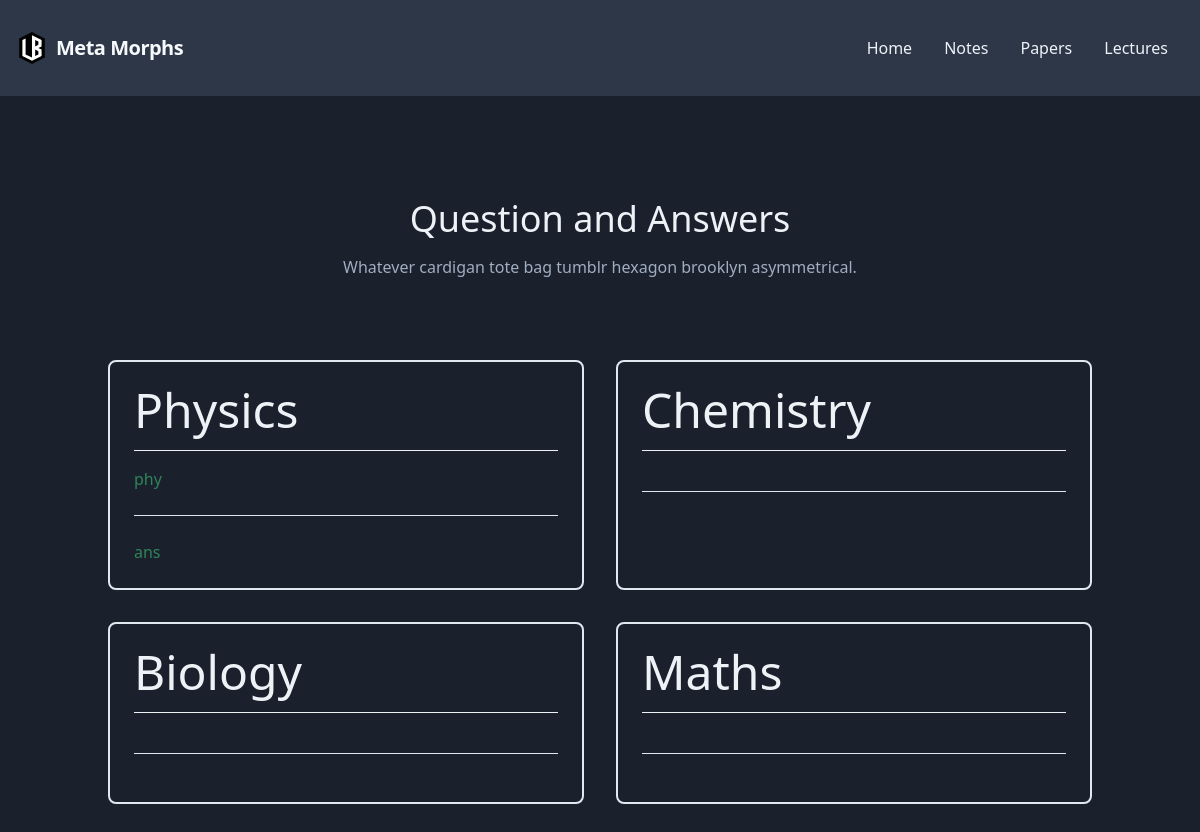
Screenshot of /papers/7/ with the database file from the repository.
### pervez/models.py (models this page shows, shortened)
class Subject(models.Model):
    sub_type = models.CharField(max_length=100, null=True, blank=True)
    def __str__(self):
        return self.sub_type

class QuestionAnswer(models.Model):
    clss = models.ForeignKey(Cls, on_delete=models.CASCADE)
    sub = models.ForeignKey(Subject, null=True, on_delete=models.CASCADE)
    question_desc = models.CharField(max_length=200, null=True)
    question = models.FileField(null=True, blank=True)
    answer_desc = models.CharField(max_length=200, null=True, blank=True)
    answers = models.FileField(null=True, blank=True)

### pervez/views.py (the view)
# urls.py: path('papers/<int:cls>/', auth_views.question_answers, name='q-n-a'),
def question_answers(request, cls):
    cl = Cls.objects.get(clss=cls)
    subjects = Subject.objects.all()
    questionsanswers = QuestionAnswer.objects.all()
    context = {
        'questionsanswers':questionsanswers,
        'subjects':subjects,
        'cl':cl
    }
    return render(request, 'pervez/question&answers.html', context)

### pervez/templates/pervez/question&answers.html
{% include 'pervez/navbar.html' %}
<section class="text-gray-500 bg-gray-900 body-font overflow-hidden">
    <div class="container px-5 pt-24 pb-64 mx-auto">
        <div class="flex flex-col text-center w-full mb-20">
            <h1 class="sm:text-4xl text-3xl font-medium title-font mb-2 text-gray-200">Question and Answers</h1>
            <p class="lg:w-2/3 mx-auto leading-relaxed text-base">Whatever cardigan tote bag tumblr hexagon brooklyn
                asymmetrical.</p>
        </div>
        <div class="flex flex-wrap -m-4">
            {% for sub in subjects %}
            <div class="p-4 xl:w-1/4 md:w-1/2 w-full">
                <div class="h-full p-6 rounded-lg border-2 border-gray-300 flex flex-col relative overflow-hidden">
                    <h1 class="text-5xl text-gray-200 pb-4 mb-4 border-b border-gray-200 leading-none">{{ sub }}</h1>
                        {% for question in questionsanswers %}
                        {% if question.clss == cl %}
                            {% if question.sub == sub %}
                                <a href="{{ question.question.url }}" download class="text-green-700 hover:text-indigo-700">{{ question.question_desc }}</a>
                            {% endif %}
                        {% endif %}
                        {% endfor %}
                        <br><hr><br>
                        {% for question in questionsanswers %}
                        {% if question.clss == cl %}
                            {% if question.sub == sub %}
                                <a href="{{ question.answers.url }}" download class="text-green-700 hover:text-indigo-700">{{ question.answer_desc }}</a>
                            {% endif %}
                        {% endif %}
                        {% endfor %}
                </div>
            </div>
            {% endfor %}
        </div>
    </div>
</section>

### rows the page displays
Subject: sub_type "Physics"
QuestionAnswer: question_desc "phy", answer_desc "ans"
Subject: sub_type "Chemistry"
Subject: sub_type "Biology"
Subject: sub_type "Maths"
